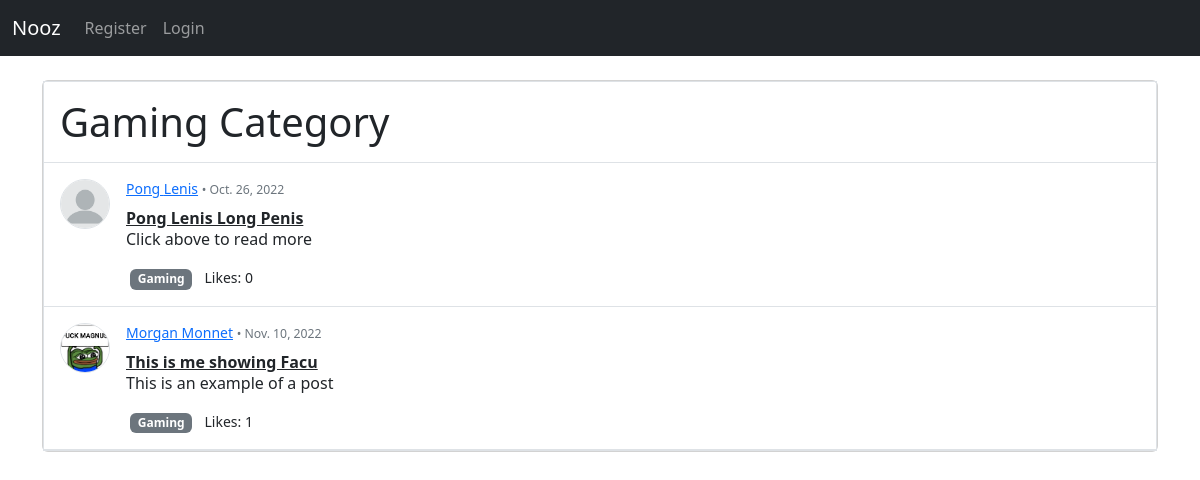
The page /category/Gaming/ on the database as committed earlier.
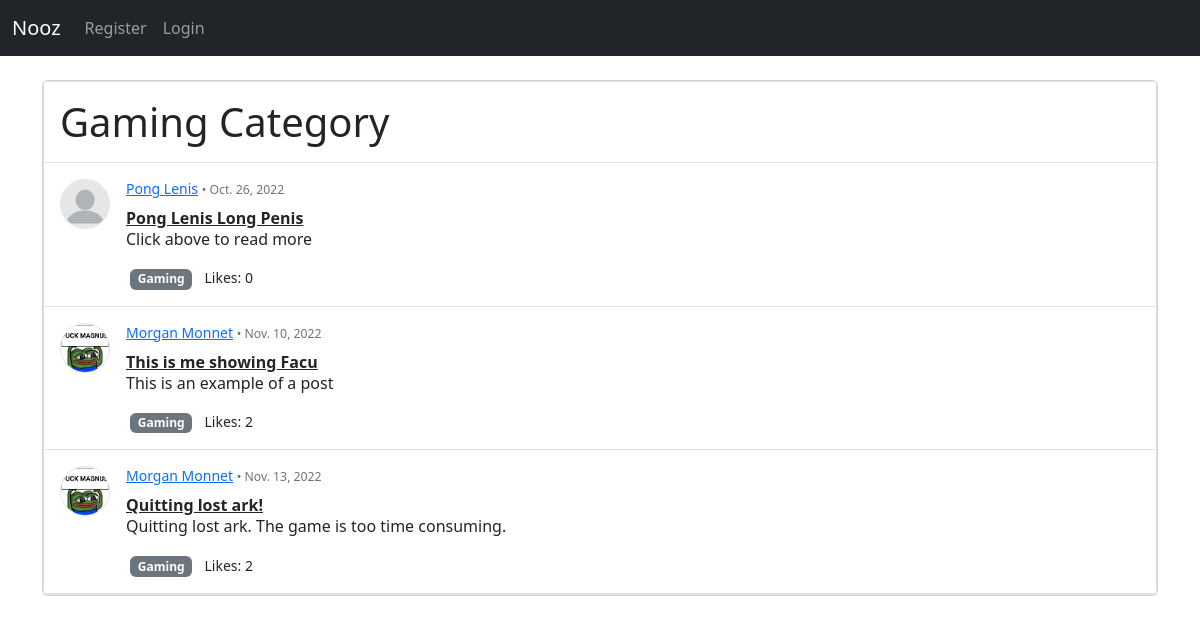
The same page on the database as committed later.
### nooz2/models.py (models this page shows, shortened)
class Post(models.Model):
    title = models.CharField(max_length=255)
    title_tag = models.CharField(max_length=255)
    header_image = models.ImageField(null=True, blank=True, upload_to="images/")
    description = models.CharField(max_length=50)
    author = models.ForeignKey(User, on_delete=models.CASCADE)
    body = RichTextField(blank=True, null=True)
    timestamp = models.DateField(auto_now_add=True)
    category = models.CharField(max_length=255, default='News')
    likes = models.ManyToManyField(User, related_name='post_user')
    def total_likes(self):
        return self.likes.count()

class Profile(models.Model):
    user = models.OneToOneField(User, null=True, on_delete=models.CASCADE)
    bio = models.TextField()
    profile_pic = models.ImageField(null=True, blank=True, upload_to="images/profile")
    site_url = models.CharField(max_length=255, null=True, blank=True)
    facebook_url = models.CharField(max_length=255, null=True, blank=True)
    instagram_url = models.CharField(max_length=255, null=True, blank=True)

### nooz2/views.py (the view, shortened to what this page needs)
# urls.py: path('category/<str:cats>/', CategoryView, name="category"),
def CategoryView(request, cats):
    category_posts = Post.objects.filter(category=cats.replace('-', ' '))
    return render(request, 'categories.html', {'cats':cats.title().replace('-', ' '), 'category_posts':category_posts})

### templates/categories.html (shortened to what this page needs)
{% extends 'base.html' %}
{% load static %}
{% block content %}
{% if category_posts %}
<div class="card d-flex justify-content-center">
    <div class="border border-left border-right px-0">
      <div class="p-3 border-bottom">
        <h1 class="d-flex align-items-center mb-0">
            {{ cats }} Category
        </h1>
      </div>
      <div>
        {% for post in category_posts %}
        <div>
          <div class="d-flex p-3 border-bottom">
            {% if post.author.profile.profile_pic %}
            <img src="{{ post.author.profile.profile_pic.url }}" class="rounded-circle border"
              height="50" alt="Avatar" loading="lazy" />
            {% else %}
            <img src="{% static '/images/generic_pic.png' %}" class="rounded-circle border"
            height="50" alt="Avatar" loading="lazy" />
            {% endif %}
            <div class="d-flex w-100 ps-3">
              <div>
                <h6 class="text-body">
                    <small><a href="{% url 'show_profile_page' post.author.profile.id %}">{{ post.author.first_name }} {{ post.author.last_name }}</a>
                    <span class="small text-muted font-weight-normal"> • </span>
                    <span class="small text-muted font-weight-normal">{{ post.timestamp }}</span>
                    </small>
                </h6>
                <div><strong><a href="{% url 'post-detail' post.pk %}" class="link-dark">{{ post.title}}</a></strong></div>
                <p style="line-height: 1.2;">
                    {{ post.description }}
                </p>
                <ul class="list-unstyled d-flex float-start mb-0 pe-xl-5">
                  <li><a href="{% url 'category' post.category|slugify|title %}" class="badge bg-secondary mx-1" style="text-decoration: none">{{ post.category }}</a></li>
                  <li><span class="small ps-2 float-right">Likes: {{ post.total_likes }}</span></li>
                </ul>
              </div>
            </div>
          </div>
        </div>
        {% endfor %}
      </div>
    </div>
  </div>
{% endif %}
{% endblock %}

Rows that differ between the two databases and show on the page:
computed for Post "This is me showing Facu": total_likes "1" → "2"
added Post: author.profile.profile_pic (picture), author.first_name "Morgan", author.last_name "Monnet", timestamp "Nov. 13, 2022", title "Quitting lost ark!", description "Quitting lost ark. The game is too time consuming.", category "Gaming", total_likes "2"
